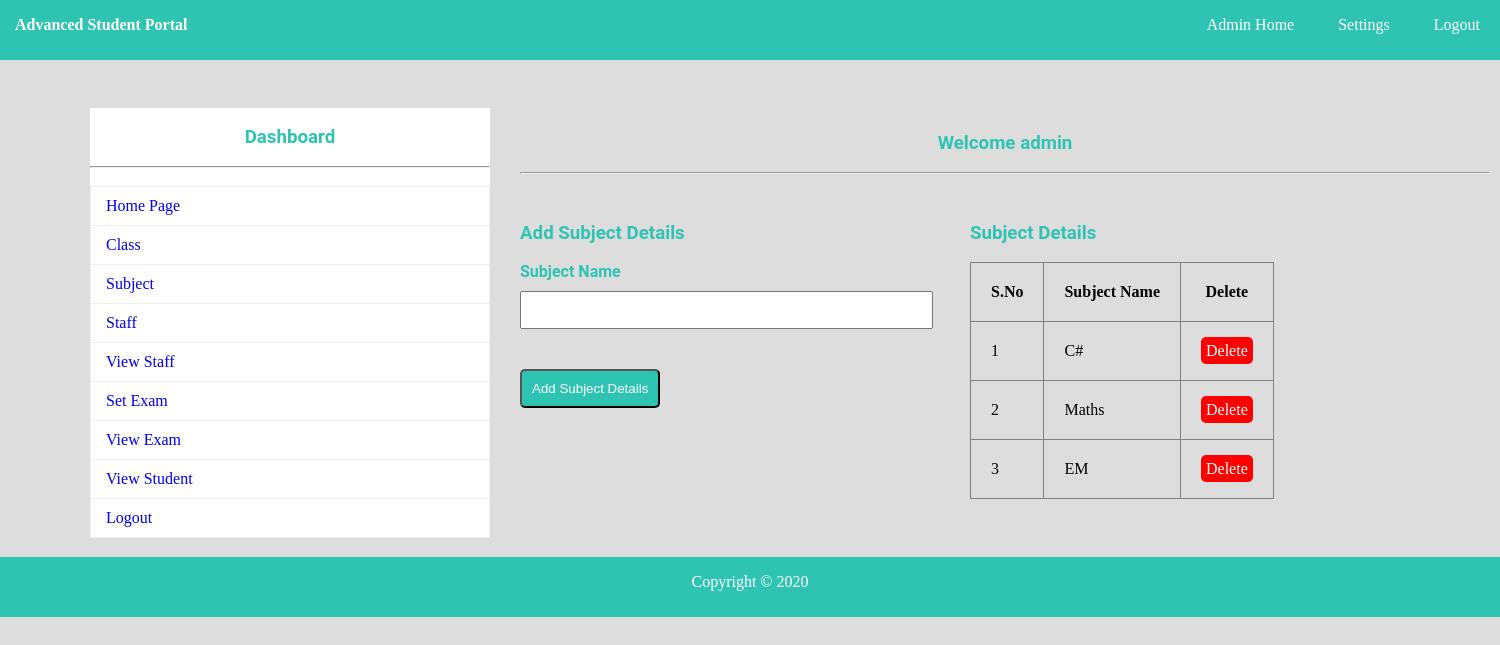
Page /add_sub.php (signed in) on the committed database.
### tables this page shows
CREATE TABLE `sub` (
  `SID` int(11) NOT NULL,
  `SNAME` varchar(150) NOT NULL
);

### add_sub.php (the view, shortened to what this page needs)
<?php
	include"database.php";
?>
<!DOCTYPE html>
<html>
	<head>
		<link rel="stylesheet" type="text/css" href="css/style.css">
	</head>
	<body>
				<?php include"navbar.php";?><br>
			<div id="section">
					<?php include"sidebar.php";?><br><br><br>
					<h3 class="text">Welcome <?php echo $_SESSION["ANAME"]; ?></h3><br><hr><br>
					<div class="content1">
						<h3 > Add Subject Details</h3><br>
						<form method="post" action="<?php echo $_SERVER["PHP_SELF"];?>">
						   <label>Subject Name</label><br>
						   <input type="text" name="sname" required class="input">
						   <button type="submit" class="btn" name="submit">Add Subject Details</button>
						</form>
					</div>
				<div class="tbox" >
					<h3 style="margin-top:30px;"> Subject Details</h3><br>
					<table border="1px" >
						<tr>
							<th>S.No</th>
							<th>Subject Name</th>
							<th>Delete</th>
						</tr>
						<?php
							$s="select * from sub";
							$res=$db->query($s);
							if($res->num_rows>0)
							{
								$i=0;
								while($r=$res->fetch_assoc())
								{
									$i++;
									echo "
										<tr>
										<td>{$i}</td>
										<td>{$r["SNAME"]}</td>
										<td><a href='sub_delete.php?id={$r["SID"]}' class='btnr'>Delete</a></td>
										</tr>
									";
								}
							}
							else
							{
								echo "No Record Found";
							}
						?>
					</table>
				</div>
			</div>
				<?php include"footer.php";?>
	</body>
</html>

### css/style.css (style rules this page uses)
* { padding:0px; margin:0px; }
html { background:#dddddd; }
a { text-decoration:none; }
h1,h2,h3,h4,h5,h6,label { font-family:roboto; color:#2fc4b2; }
.btn { border-radius:5px; padding:10px; background:#2fc4b2; color:white; margin-top:40px; }
.btnr { border-radius:5px; padding:5px; background:#ff0000; color:white; }
.input { height:30px; width:90%; padding:2px; margin-top:10px; }
label { font-weight:bold; }
.content1 { margin-top:30px; }
.text { text-align:center; }
#section { height:auto; width:1400px; margin-left:90px; font-family:cambria; }
.content1 { margin-top:30px; height:auto; width:450px; float:left; }
.tbox { float:left; }
.tbox table { border-collapse:collapse; }
tr,td,th { padding:20px; }
table { border-collapse:collapse; }

### rows in the picture
sub: SNAME "C#"
sub: SNAME "Maths"
sub: SNAME "EM"

### other values in the picture
$_SESSION["ANAME"] "admin"
